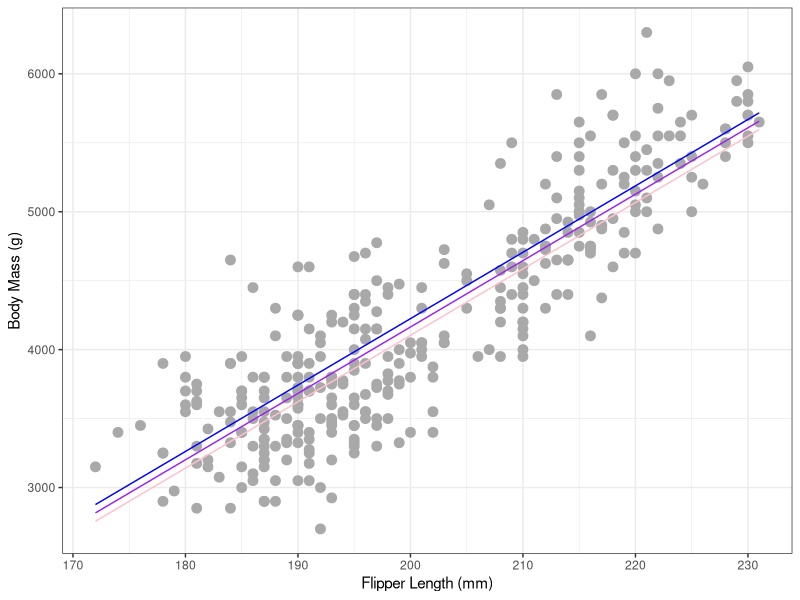
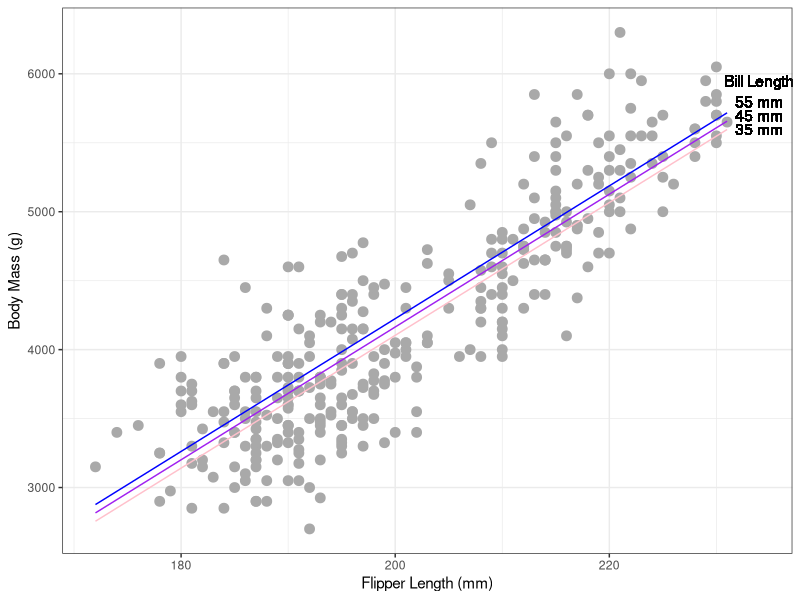
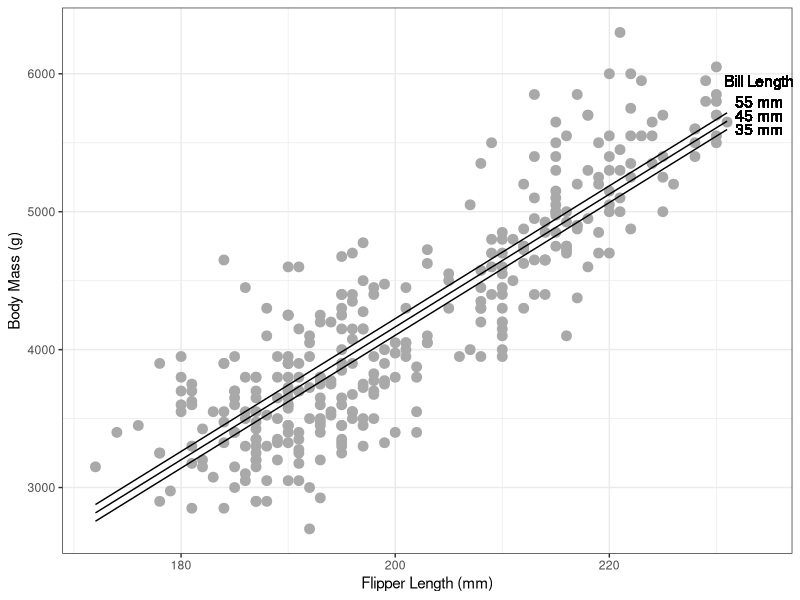
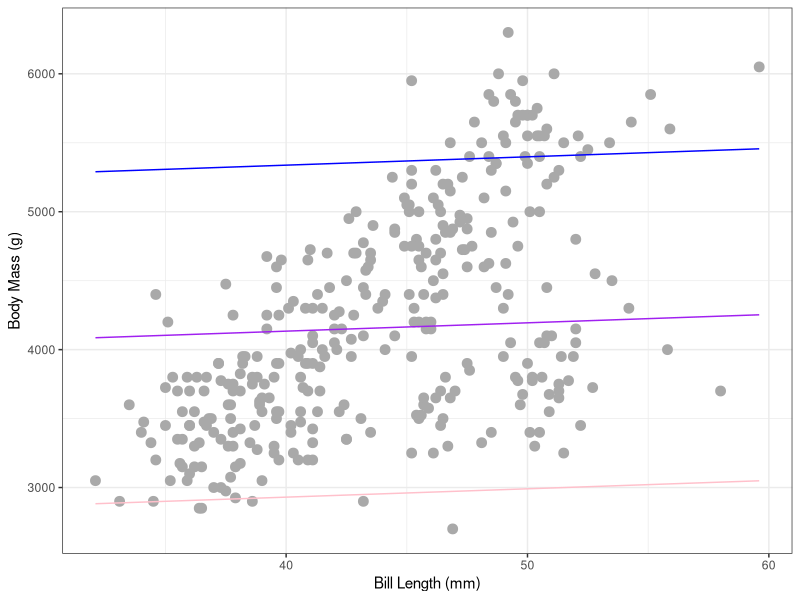
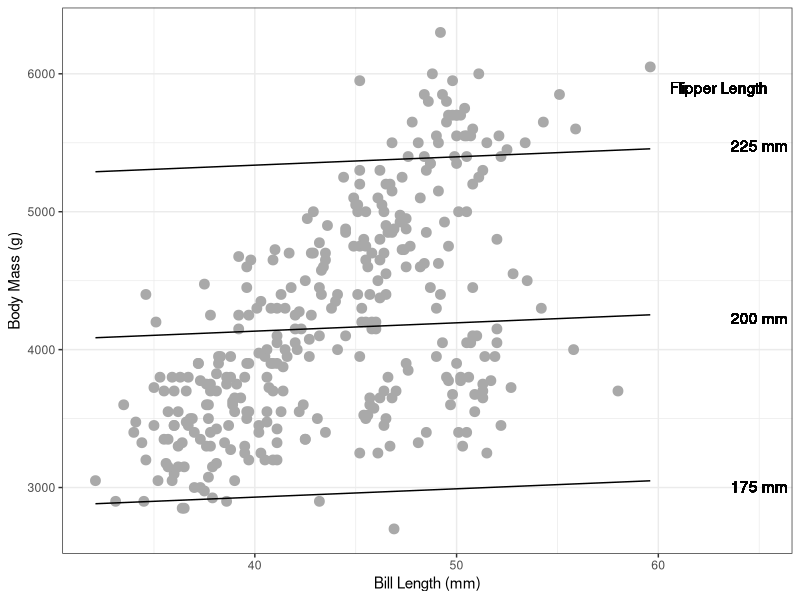

Source code (R) for these figures, in order:
## ---- chunk 1
data <- palmerpenguins::penguins
m1 <- lm(body_mass_g ~ bill_length_mm + flipper_length_mm, data = data)
summary(m1)
## ---- chunk 2
coefficients(m1)
## ---- chunk 3
summary(m1)
## ---- chunk 4
confint(m1)
## ---- chunk 5
summary(m1)
## ---- chunk 6
summary(m1)
## ---- chunk 7
c1 <- coefficients(m1)
c1
## ---- chunk 8
quantile(data$bill_length_mm, na.rm = TRUE)
## ---- chunk 9
library(tidyverse)
data <- data %>%
  mutate(b35 = c1[1] + c1[2]*35 + c1[3]*flipper_length_mm,
         b45 = c1[1] + c1[2]*45 + c1[3]*flipper_length_mm,
         b55 = c1[1] + c1[2]*55 + c1[3]*flipper_length_mm)
## ---- chunk 10
head(data)
## ---- chunk 11
data %>% ggplot(aes(x = flipper_length_mm, y = body_mass_g)) +
  geom_point(size=3, color = "darkgray") + 
  geom_line(aes(y = b35), color = "pink") +
  geom_line(aes(y = b45), color = "purple") +
  geom_line(aes(y = b55), color = "blue") +
  labs(x = "Flipper Length (mm)",
       y = "Body Mass (g)") +
  theme_bw()
## ---- chunk 12
data %>% ggplot(aes(x = flipper_length_mm, y = body_mass_g)) +
  geom_point(size=3, color = "darkgray") + 
  geom_line(aes(y = b35), color = "pink") +
  geom_line(aes(y = b45), color = "purple") +
  geom_line(aes(y = b55), color = "blue") +
  geom_text(aes(x = 234, y = 5600, label = "35 mm")) +
  geom_text(aes(x = 234, y = 5700, label = "45 mm")) + 
  geom_text(aes(x = 234, y = 5800, label = "55 mm")) +
  geom_text(aes(x = 234, y = 5950, label = "Bill Length")) +
  labs(x = "Flipper Length (mm)",
       y = "Body Mass (g)") +
  theme_bw()
## ---- chunk 13
data %>% ggplot(aes(x = flipper_length_mm, y = body_mass_g)) +
  geom_point(size=3, color = "darkgray") + 
  geom_line(aes(y = b35), color = "black") +
  geom_line(aes(y = b45), color = "black") +
  geom_line(aes(y = b55), color = "black") +
  geom_text(aes(x = 234, y = 5600, label = "35 mm")) +
  geom_text(aes(x = 234, y = 5700, label = "45 mm")) + 
  geom_text(aes(x = 234, y = 5800, label = "55 mm")) +
  geom_text(aes(x = 234, y = 5950, label = "Bill Length")) +
  labs(x = "Flipper Length (mm)",
       y = "Body Mass (g)") +
  theme_bw()
## ---- chunk 14
c1 <- coefficients(m1)
c1
## ---- chunk 15
quantile(data$flipper_length_mm, na.rm = TRUE)
## ---- chunk 16
library(tidyverse)
data <- data %>%
  mutate(f175 = c1[1] + c1[2]*bill_length_mm + c1[3]*175,
         f200 = c1[1] + c1[2]*bill_length_mm + c1[3]*200,
         f225 = c1[1] + c1[2]*bill_length_mm + c1[3]*225)
## ---- chunk 17
data %>% ggplot(aes(x = bill_length_mm, y = body_mass_g)) +
  geom_point(size=3, color = "darkgray") + 
  geom_line(aes(y = f175), color = "pink") +
  geom_line(aes(y = f200), color = "purple") +
  geom_line(aes(y = f225), color = "blue") +
  labs(x = "Bill Length (mm)",
       y = "Body Mass (g)") +
  theme_bw()
## ---- chunk 18
data %>% ggplot(aes(x = bill_length_mm, y = body_mass_g)) +
  geom_point(size=3, color = "darkgray") + 
  geom_line(aes(y = f175), color = "black") +
  geom_line(aes(y = f200), color = "black") +
  geom_line(aes(y = f225), color = "black") +
  labs(x = "Bill Length (mm)",
       y = "Body Mass (g)") +
  geom_text(aes(x = 65, y = 3010, label = "175 mm")) +
  geom_text(aes(x = 65, y = 4230, label = "200 mm")) +
  geom_text(aes(x = 65, y = 5480, label = "225 mm")) +
  geom_text(aes(x = 63, y = 5900, label = "Flipper Length")) +
  theme_bw()
